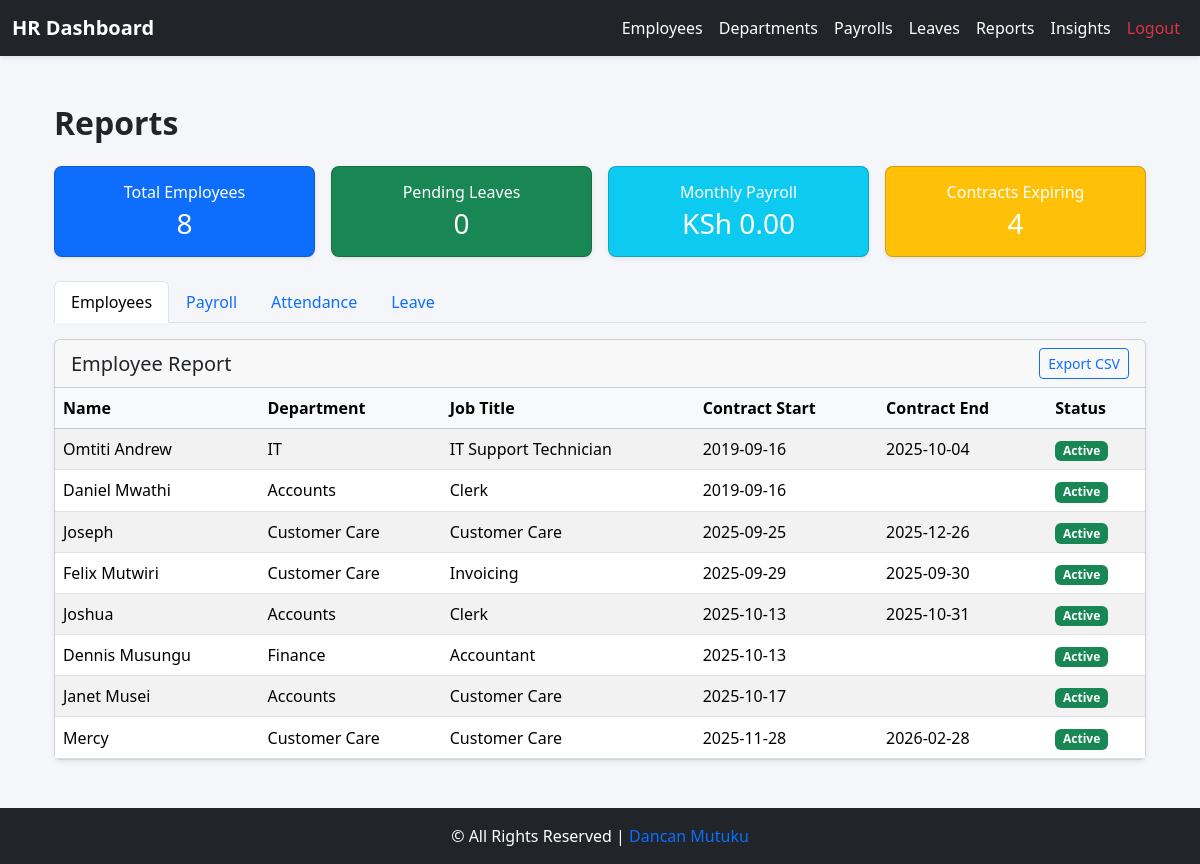
Before: /employee/hr/reports/employees/ (signed in) with the older database file.
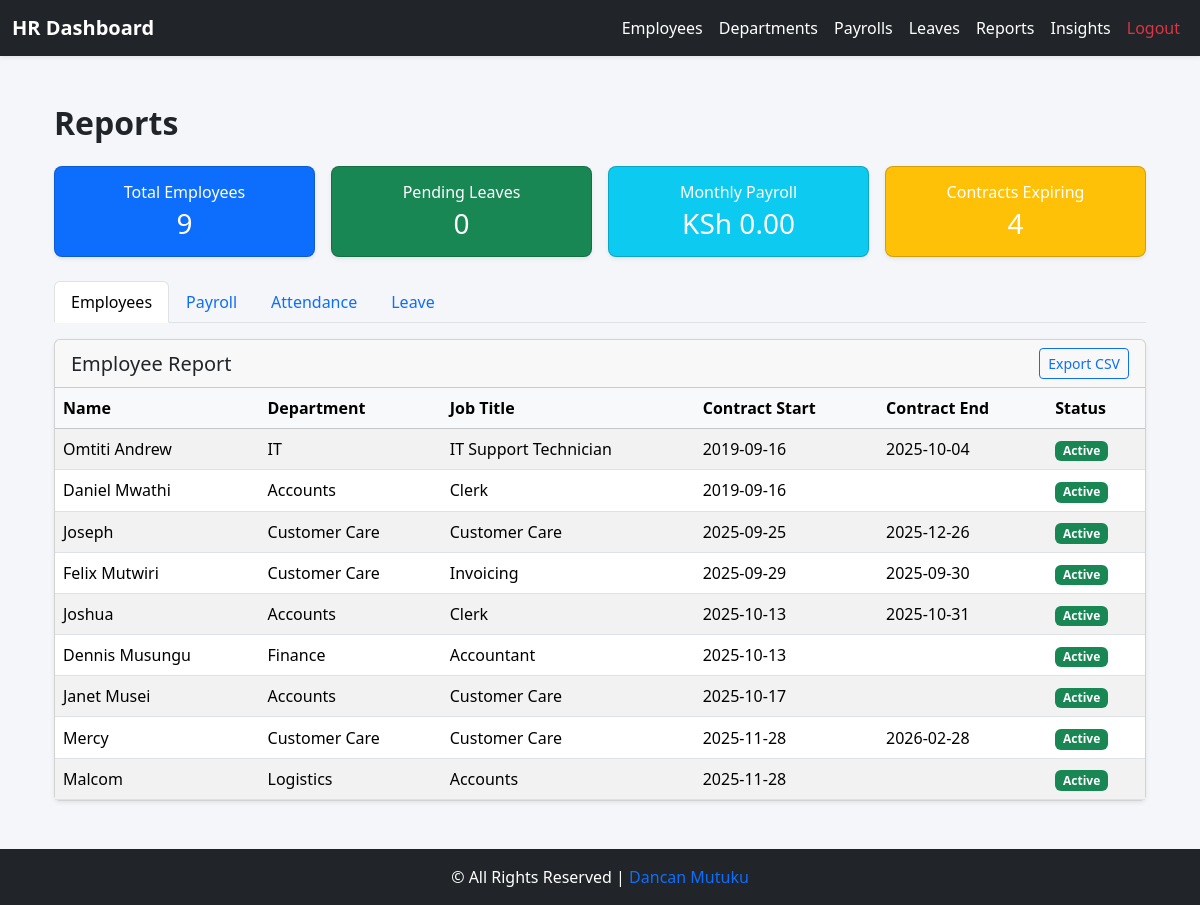
After: the same page with the newer database file.
### core/models.py (models this page shows, shortened)
class Employee(models.Model):
    GENDER_CHOICES = (
        ("M", "Male"),
        ("F", "Female"),
    )
    user = models.OneToOneField(User, on_delete=models.CASCADE, related_name='employee_profile')
    employee_id = models.CharField(max_length=20, unique=True, blank=True, null=True)
    contact = models.CharField(max_length=20, blank=True)
    dob = models.DateField(null=True, blank=True)
    gender = models.CharField(max_length=1, choices=GENDER_CHOICES, blank=True)
    address = models.TextField(blank=True)
    job_title = models.CharField(max_length=100, blank=True)
    department = models.ForeignKey('Department', on_delete=models.SET_NULL, null=True, blank=True)
    hire_date = models.DateField(null=True, blank=True)
    is_active_employee = models.BooleanField(default=True)
    salary = models.DecimalField(
        max_digits=10, decimal_places=2, default=0, validators=[MinValueValidator(0)]
    )
    profile_picture = models.ImageField(upload_to="profiles/", blank=True, null=True)
    emergency_contact_name = models.CharField(max_length=100, blank=True, null=True)
    emergency_contact_phone = models.CharField(max_length=20, blank=True, null=True)
    annual_leave_balance = models.PositiveIntegerField(default=20)
    sick_leave_balance = models.PositiveIntegerField(default=10)
    contract_start = models.DateField(null=True, blank=True)
    contract_end = models.DateField(null=True, blank=True)
    @property
    def full_name(self):
        if self.user:
            return self.user.get_full_name() or self.user.username
        return "-"

class Department(models.Model):
    name = models.CharField(max_length=100)
    description = models.TextField(blank=True)

### core/views.py (the view)
# urls.py: path("hr/reports/employees/", views.employee_report, name="employee_report"),
@login_required
@group_required('HR')
def employee_report(request):
    total_employees = Employee.objects.count()
    pending_leaves = LeaveRequest.objects.filter(status="Pending").count()
    monthly_payroll = Payroll.objects.filter(
        period_start__month=timezone.now().month,
        period_start__year=timezone.now().year
    ).aggregate(total=models.Sum('net_pay'))['total'] or 0
    expiring_contracts = Employee.objects.filter(
        contract_end__lte=timezone.now() + timedelta(days=30)
    ).count()
    employees = Employee.objects.select_related("user", "department")
    payrolls = Payroll.objects.select_related("employee", "employee__user").order_by("-period_start")
    attendance = Attendance.objects.select_related("employee", "employee__user").order_by("-date")[:50]
    leaves = LeaveRequest.objects.select_related("employee", "employee__user").order_by("-start_date")
    context = {
        "total_employees": total_employees,
        "pending_leaves": pending_leaves,
        "monthly_payroll": monthly_payroll,
        "expiring_contracts": expiring_contracts,
        "employees": employees,
        "payrolls": payrolls,
        "attendance": attendance,
        "leaves": leaves,
    }
    return render(request, "reports/employee_report.html", context)

### core/templates/reports/employee_report.html (shortened to what the changed rows need)
{% extends "base_hr.html" %}
{% load static %}
{% block content %}
<div class="container mt-4">
    <h2 class="mb-4 fw-bold">Reports</h2>
    <div class="row g-3 mb-4">
        <div class="col-6 col-md-3">
            <div class="card text-white bg-primary shadow-sm rounded-3">
                <div class="card-body text-center">
                    <h6 class="card-title mb-1">Total Employees</h6>
                    <h3 class="mb-0">{{ total_employees }}</h3>
                </div>
            </div>
        </div>
    </div>
    <div class="tab-content" id="reportTabsContent">
        <div class="tab-pane fade show active" id="employee" role="tabpanel">
            <div class="card shadow-sm mb-4">
                <div class="card-body p-0">
                    <div class="table-responsive">
                        <table class="table table-striped table-hover mb-0 align-middle">
                            <thead class="table-light">
                                <tr>
                                    <th>Name</th>
                                    <th class="d-none d-md-table-cell">Department</th>
                                    <th class="d-none d-md-table-cell">Job Title</th>
                                    <th class="d-none d-lg-table-cell">Contract Start</th>
                                    <th class="d-none d-lg-table-cell">Contract End</th>
                                    <th>Status</th>
                                </tr>
                            </thead>
                            <tbody>
                                {% for emp in employees %}
                                <tr>
                                    <td>{{ emp.full_name }}</td>
                                    <td class="d-none d-md-table-cell">{{ emp.department.name|default:"-" }}</td>
                                    <td class="d-none d-md-table-cell">{{ emp.job_title|default:"-" }}</td>
                                    <td class="d-none d-lg-table-cell">{{ emp.hire_date|date:"Y-m-d" }}</td>
                                    <td class="d-none d-lg-table-cell">{{ emp.contract_end|date:"Y-m-d" }}</td>
                                    <td>
                                        {% if emp.is_active_employee %}
                                            <span class="badge bg-success">Active</span>
                                        {% else %}
                                            <span class="badge bg-danger">Inactive</span>
                                        {% endif %}
                                    </td>
                                </tr>
                                {% empty %}
                                <tr>
                                    <td colspan="6" class="text-center text-muted">No employee data available</td>
                                </tr>
                                {% endfor %}
                            </tbody>
                        </table>
                    </div>
                </div>
            </div>
        </div>
    </div>
</div>
{% endblock %}

Changed rows visible on the page:
added Employee: full_name "Malcom", department.name "Logistics", job_title "Accounts", hire_date "2025-11-28", is_active_employee "Active"
Other visible differences:
{{ total_employees }}: "8" → "9"
